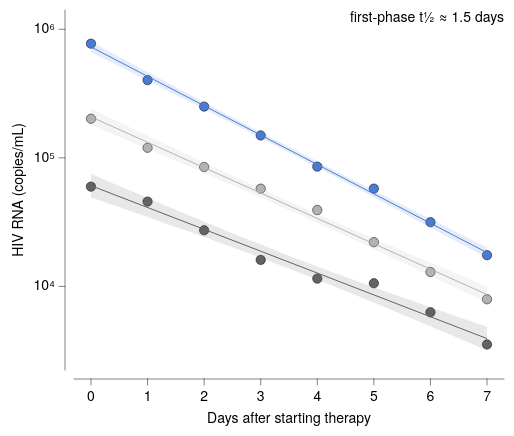

Vega-Lite specification stored for this chart:
### Vega-Lite specification from a JSON file in a GitHub repository (floating-point values rounded to 4 significant figures)
{"background": null, "config": {"arc": {"fill": "#DBDBDB", "fillOpacity": 1.0, "innerRadius": 45.0, "padAngle": 0.03, "stroke": "black", "strokeOpacity": 1, "strokeWidth": 0.25}, "area": {"fill": "#DBDBDB", "fillOpacity": 1.0, "stroke": "black", "strokeOpacity": 1, "strokeWidth": 0.25}, "axis": {"domain": true, "domainCap": "round", "domainColor": "black", "domainWidth": 0.25, "grid": false, "gridCap": "round", "gridColor": "#F1F1F1", "gridDash": [0, 0], "gridOpacity": 1.0, "gridWidth": 0.25, "labelColor": "black", "labelFont": "Helvetica Neue, HelveticaNeue, Helvetica, Arial, sans-serif", "labelFontSize": 7, "labelFontStyle": "normal", "labelFontWeight": 400, "offset": 4.5, "ticks": true, "tickCap": "round", "tickColor": "black", "tickRound": false, "tickSize": 3, "tickWidth": 0.25, "titleColor": "black", "titleFont": "Helvetica Neue, HelveticaNeue, Helvetica, Arial, sans-serif", "titleFontSize": 7, "titleFontStyle": "normal", "titleFontWeight": 400}, "axisX": {"domain": true, "labelAlign": "center", "labelAngle": 0, "labels": true, "ticks": true, "translate": 0}, "axisY": {"domain": true, "labelAlign": "right", "labelAngle": 0, "labels": true, "ticks": true, "translate": 0}, "axisRight": {"domain": true, "labelAlign": "left", "labelAngle": 0, "labels": true, "ticks": true, "translate": 0}, "axisTop": {"domain": true, "labelAlign": "center", "labelAngle": 0, "labels": true, "ticks": true, "translate": 0}, "axisBand": {"tickOffset": 0}, "bar": {"fill": "#DBDBDB", "fillOpacity": 1.0, "stroke": "black", "strokeOpacity": 1, "strokeWidth": 0.25}, "boxplot": {"size": 16.2, "ticks": {"cornerRadius": 0.25, "fill": "black", "opacity": 1, "size": 8.1, "thickness": 0.25}, "box": {"fillOpacity": 1.0, "stroke": "black", "strokeOpacity": 1, "strokeWidth": 0.25}, "median": {"cornerRadius": 0, "fill": "black", "fillOpacity": 1.0, "opacity": 1, "size": 16.2, "thickness": 0.25}, "rule": {"fill": "black", "fillOpacity": 1.0, "size": 18.0, "stroke": "black", "strokeDash": [0, 0], "strokeOpacity": 1, "strokeWidth": 0.25}, "outliers": {"color": "black", "fill": "black", "fillOpacity": 1.0, "size": 0, "stroke": "black", "strokeOpacity": 1, "strokeWidth": 0.25}}, "circle": {"fill": "black", "fillOpacity": 1.0, "size": 2.25, "stroke": null, "strokeOpacity": 1, "strokeWidth": 0.25}, "errorband": {"band": {"fillOpacity": 0.6, "stroke": null, "strokeWidth": 0.25, "strokeOpacity": 1}, "borders": {"opacity": 0, "strokeOpacity": 0.25, "strokeWidth": 1}}, "errorbar": {"opacity": 1, "rule": {"strokeDash": [0, 0], "strokeWidth": 0.25}, "ticks": {"color": "black", "cornerRadius": 0.125, "opacity": 1, "size": 10.8, "thickness": 0.25}, "thickness": 0.25}, "font": "Helvetica Neue, HelveticaNeue, Helvetica, Arial, sans-serif", "geoshape": {"fill": "#DBDBDB", "fillOpacity": 1.0, "stroke": "black", "strokeOpacity": 1, "strokeWidth": 0.25}, "header": {"labelColor": "black", "labelFont": "Helvetica Neue, HelveticaNeue, Helvetica, Arial, sans-serif", "labelFontSize": 7, "labelFontStyle": "normal", "labelFontWeight": 400, "titleColor": "black", "titleFont": "Helvetica Neue, HelveticaNeue, Helvetica, Arial, sans-serif", "titleFontSize": 7, "titleFontStyle": "normal", "titleFontWeight": 400, "titlePadding": 0}, "legend": {"disable": false, "offset": 4.5, "titlePadding": 4, "labelOffset": 2, "gradientLabelOffset": 2, "gradientLength": 90.0, "gradientThickness": 9.0, "gradientOpacity": 1.0, "gradientStrokeColor": "black", "gradientStrokeWidth": 0.25, "labelColor": "black", "labelFont": "Helvetica Neue, HelveticaNeue, Helvetica, Arial, sans-serif", "labelFontSize": 7, "labelFontStyle": "normal", "labelFontWeight": 400, "strokeColor": "black", "strokeWidth": 0, "symbolSize": 42, "symbolStrokeColor": "black", "symbolStrokeWidth": 0.25, "titleColor": "black", "titleFont": "Helvetica Neue, HelveticaNeue, Helvetica, Arial, sans-serif", "titleFontSize": 7, "titleFontStyle": "normal", "titleFontWeight": 400}, "line": {"color": "black", "stroke": "black", "strokeCap": "butt", "strokeDash": [0, 0], "strokeOpacity": 1, "strokeWidth": 0.5}, "point": {"filled": true, "fill": "#DBDBDB", "fillOpacity": 1.0, "size": 9.0, "stroke": "black", "strokeOpacity": 1, "strokeWidth": 0.25}, "range": {"category": ["#B2B2B2", "#636363", "#4A7CD3", "#008542", "#382864", "#509F98", "#284F93", "#005226", "#A398D6", "#173633"], "diverging": {"scheme": ["#443E60", "#5F597E", "#7C759B", "#9994B6", "#B7B4CC", "#D6D5DC", "#F6F6F6", "#D1DAD9", "#A4C2BF", "#7AA9A4", "#578E89", "#37736E", "#1B5954"]}, "heatmap": {"scheme": ["#32022B", "#43044D", "#4C196E", "#4D338C", "#484DA6", "#3A68BB", "#1D83CA", "#1D9CCB", "#23B5C9", "#28CDC5", "#4DE0B4", "#91EE9F"]}, "ordinal": {"scheme": ["#F1F1F1", "#DBDBDB", "#C6C6C6", "#B2B2B2", "#9D9D9D", "#898989", "#767676", "#636363", "#515151", "#404040", "#2F2F2F", "#1F1F1F"]}, "ramp": {"scheme": ["#32022B", "#43044D", "#4C196E", "#4D338C", "#484DA6", "#3A68BB", "#1D83CA", "#1D9CCB", "#23B5C9", "#28CDC5", "#4DE0B4", "#91EE9F"]}}, "rule": {"color": "black", "stroke": "black", "strokeCap": "round", "strokeDash": [2, 2], "strokeOpacity": 1, "strokeWidth": 0.25}, "scale": {"bandPaddingInner": 0.1, "bandPaddingOuter": 0.1, "round": false}, "rect": {"fill": "#DBDBDB", "fillOpacity": 1.0, "stroke": "black", "strokeOpacity": 1, "strokeWidth": 0.25}, "square": {"fill": "#DBDBDB", "fillOpacity": 1.0, "size": 18.0, "stroke": "black", "strokeOpacity": 1, "strokeWidth": 0.25}, "text": {"color": "black", "font": "Helvetica Neue, HelveticaNeue, Helvetica, Arial, sans-serif", "fontSize": 7, "fontStyle": "normal", "fontWeight": 400}, "tick": {"color": "black", "cornerRadius": 0.125, "opacity": 1.0, "size": 16.2, "thickness": 0.25}, "title": {"anchor": "middle", "frame": "group", "color": "black", "font": "Helvetica Neue, HelveticaNeue, Helvetica, Arial, sans-serif", "fontSize": 7, "fontStyle": "normal", "fontWeight": 400, "subtitleColor": "black", "subtitleFont": "Helvetica Neue, HelveticaNeue, Helvetica, Arial, sans-serif", "subtitleFontSize": "Helvetica Neue, HelveticaNeue, Helvetica, Arial, sans-serif", "subtitleFontStyle": "normal", "subtitleFontWeight": 400}, "trail": {"color": "black", "opacity": 1, "size": 0.5}, "view": {"continuousWidth": 215, "continuousHeight": 180, "discreteWidth": 215, "discreteHeight": 180, "fill": null, "stroke": null, "strokeWidth": 0.25}}, "layer": [{"data": {"name": "data-87082866d6f1b046f55e37424bfe66d4"}, "mark": {"type": "point", "filled": true, "size": 22}, "encoding": {"color": {"field": "patient", "title": null, "type": "nominal"}, "x": {"field": "day", "scale": {"domain": [-0.3, 7.3], "nice": false}, "title": "Days after starting therapy", "type": "quantitative"}, "y": {"axis": {"labelExpr": "'10' + ['⁰','¹','²','³','⁴','⁵','⁶','⁷','⁸','⁹'][round(datum.value)]", "title": "HIV RNA (copies/mL)", "values": [4, 5, 6]}, "field": "log_vl", "scale": {"domain": [3.35, 6.15], "nice": false}, "type": "quantitative"}}}, {"layer": [{"data": {"name": "data-40f9839d0f7272878175bd5ca40f3bca"}, "mark": {"type": "area", "fillOpacity": 0.15, "stroke": null, "strokeWidth": 0}, "encoding": {"color": {"field": "patient", "legend": null, "type": "nominal"}, "x": {"field": "day", "type": "quantitative"}, "y": {"field": "log_vl", "type": "quantitative"}, "y2": {"field": "__ci_hi"}}, "name": "__dysonsphere_8ee8bfa5de14d878_35"}, {"data": {"name": "data-6902644388025dc489fbc14b0cec7e0a"}, "mark": {"type": "line"}, "encoding": {"color": {"field": "patient", "legend": null, "type": "nominal"}, "x": {"field": "day", "type": "quantitative"}, "y": {"field": "log_vl", "type": "quantitative"}}}, {"data": {"name": "data-39a879d12e2f87238ceb06f9b2695a57"}, "mark": {"type": "area", "fillOpacity": 0.15, "stroke": null, "strokeWidth": 0}, "encoding": {"color": {"field": "patient", "legend": null, "type": "nominal"}, "x": {"field": "day", "type": "quantitative"}, "y": {"field": "log_vl", "type": "quantitative"}, "y2": {"field": "__ci_hi"}}, "name": "__dysonsphere_332babd8333341a8_36"}, {"data": {"name": "data-64a614270c06d12e313e02effcd69ffb"}, "mark": {"type": "line"}, "encoding": {"color": {"field": "patient", "legend": null, "type": "nominal"}, "x": {"field": "day", "type": "quantitative"}, "y": {"field": "log_vl", "type": "quantitative"}}}, {"data": {"name": "data-7095b5f6bdcb78408bdec3aeca9f2d0a"}, "mark": {"type": "area", "fillOpacity": 0.15, "stroke": null, "strokeWidth": 0}, "encoding": {"color": {"field": "patient", "legend": null, "type": "nominal"}, "x": {"field": "day", "type": "quantitative"}, "y": {"field": "log_vl", "type": "quantitative"}, "y2": {"field": "__ci_hi"}}, "name": "__dysonsphere_e827426883289535_37"}, {"data": {"name": "data-464a61ed029cc4b9aabb812220408f1d"}, "mark": {"type": "line"}, "encoding": {"color": {"field": "patient", "legend": null, "type": "nominal"}, "x": {"field": "day", "type": "quantitative"}, "y": {"field": "log_vl", "type": "quantitative"}}}]}, {"data": {"values": [{"__dysonsphere__": 1}]}, "mark": {"type": "text", "align": "right", "angle": 0, "baseline": "top", "dx": 0, "dy": 0, "opacity": 1.0}, "encoding": {"text": {"value": "first-phase t½ ≈ 1.5 days"}, "x": {"value": 215}, "y": {"value": 0}}}], "$schema": "https://vega.github.io/schema/vega-lite/v6.4.1.json", "datasets": {"data-87082866d6f1b046f55e37424bfe66d4": [{"patient": "Patient 1", "day": 0.0, "vl": 201400.0, "log_vl": 5.304}, {"patient": "Patient 1", "day": 1.0, "vl": 119800.0, "log_vl": 5.078}, {"patient": "Patient 1", "day": 2.0, "vl": 84950.0, "log_vl": 4.929}, {"patient": "Patient 1", "day": 3.0, "vl": 57600.0, "log_vl": 4.76}, {"patient": "Patient 1", "day": 4.0, "vl": 39260.0, "log_vl": 4.594}, {"patient": "Patient 1", "day": 5.0, "vl": 22090.0, "log_vl": 4.344}, {"patient": "Patient 1", "day": 6.0, "vl": 12940.0, "log_vl": 4.112}, {"patient": "Patient 1", "day": 7.0, "vl": 7946.0, "log_vl": 3.9}, {"patient": "Patient 2", "day": 0.0, "vl": 59720.0, "log_vl": 4.776}, {"patient": "Patient 2", "day": 1.0, "vl": 45710.0, "log_vl": 4.66}, {"patient": "Patient 2", "day": 2.0, "vl": 27320.0, "log_vl": 4.437}, {"patient": "Patient 2", "day": 3.0, "vl": 16070.0, "log_vl": 4.206}, {"patient": "Patient 2", "day": 4.0, "vl": 11500.0, "log_vl": 4.061}, {"patient": "Patient 2", "day": 5.0, "vl": 10580.0, "log_vl": 4.025}, {"patient": "Patient 2", "day": 6.0, "vl": 6301.0, "log_vl": 3.799}, {"patient": "Patient 2", "day": 7.0, "vl": 3536.0, "log_vl": 3.549}, {"patient": "Patient 3", "day": 0.0, "vl": 772900.0, "log_vl": 5.888}, {"patient": "Patient 3", "day": 1.0, "vl": 402700.0, "log_vl": 5.605}, {"patient": "Patient 3", "day": 2.0, "vl": 250600.0, "log_vl": 5.399}, {"patient": "Patient 3", "day": 3.0, "vl": 149300.0, "log_vl": 5.174}, {"patient": "Patient 3", "day": 4.0, "vl": 85460.0, "log_vl": 4.932}, {"patient": "Patient 3", "day": 5.0, "vl": 57640.0, "log_vl": 4.761}, {"patient": "Patient 3", "day": 6.0, "vl": 31600.0, "log_vl": 4.5}, {"patient": "Patient 3", "day": 7.0, "vl": 17500.0, "log_vl": 4.243}], "data-40f9839d0f7272878175bd5ca40f3bca": [{"day": 0.0, "log_vl": 5.256, "__ci_hi": 5.381, "patient": "Patient 1", "__dysonsphere__": 1}, {"day": 0.1111, "log_vl": 5.236, "__ci_hi": 5.358, "patient": "Patient 1", "__dysonsphere__": 1}, {"day": 0.2222, "log_vl": 5.215, "__ci_hi": 5.335, "patient": "Patient 1", "__dysonsphere__": 1}, {"day": 0.3333, "log_vl": 5.194, "__ci_hi": 5.311, "patient": "Patient 1", "__dysonsphere__": 1}, {"day": 0.4444, "log_vl": 5.174, "__ci_hi": 5.288, "patient": "Patient 1", "__dysonsphere__": 1}, {"day": 0.5556, "log_vl": 5.153, "__ci_hi": 5.265, "patient": "Patient 1", "__dysonsphere__": 1}, {"day": 0.6667, "log_vl": 5.133, "__ci_hi": 5.242, "patient": "Patient 1", "__dysonsphere__": 1}, {"day": 0.7778, "log_vl": 5.112, "__ci_hi": 5.218, "patient": "Patient 1", "__dysonsphere__": 1}, {"day": 0.8889, "log_vl": 5.091, "__ci_hi": 5.195, "patient": "Patient 1", "__dysonsphere__": 1}, {"day": 1.0, "log_vl": 5.071, "__ci_hi": 5.172, "patient": "Patient 1", "__dysonsphere__": 1}, {"day": 1.111, "log_vl": 5.05, "__ci_hi": 5.149, "patient": "Patient 1", "__dysonsphere__": 1}, {"day": 1.222, "log_vl": 5.029, "__ci_hi": 5.126, "patient": "Patient 1", "__dysonsphere__": 1}, {"day": 1.333, "log_vl": 5.008, "__ci_hi": 5.103, "patient": "Patient 1", "__dysonsphere__": 1}, {"day": 1.444, "log_vl": 4.987, "__ci_hi": 5.08, "patient": "Patient 1", "__dysonsphere__": 1}, {"day": 1.556, "log_vl": 4.967, "__ci_hi": 5.057, "patient": "Patient 1", "__dysonsphere__": 1}, {"day": 1.667, "log_vl": 4.946, "__ci_hi": 5.034, "patient": "Patient 1", "__dysonsphere__": 1}, {"day": 1.778, "log_vl": 4.925, "__ci_hi": 5.011, "patient": "Patient 1", "__dysonsphere__": 1}, {"day": 1.889, "log_vl": 4.904, "__ci_hi": 4.988, "patient": "Patient 1", "__dysonsphere__": 1}, {"day": 2.0, "log_vl": 4.883, "__ci_hi": 4.965, "patient": "Patient 1", "__dysonsphere__": 1}, {"day": 2.111, "log_vl": 4.862, "__ci_hi": 4.942, "patient": "Patient 1", "__dysonsphere__": 1}, {"day": 2.222, "log_vl": 4.841, "__ci_hi": 4.919, "patient": "Patient 1", "__dysonsphere__": 1}, {"day": 2.333, "log_vl": 4.82, "__ci_hi": 4.897, "patient": "Patient 1", "__dysonsphere__": 1}, {"day": 2.444, "log_vl": 4.798, "__ci_hi": 4.874, "patient": "Patient 1", "__dysonsphere__": 1}, {"day": 2.556, "log_vl": 4.777, "__ci_hi": 4.851, "patient": "Patient 1", "__dysonsphere__": 1}, {"day": 2.667, "log_vl": 4.756, "__ci_hi": 4.829, "patient": "Patient 1", "__dysonsphere__": 1}, {"day": 2.778, "log_vl": 4.734, "__ci_hi": 4.806, "patient": "Patient 1", "__dysonsphere__": 1}, {"day": 2.889, "log_vl": 4.713, "__ci_hi": 4.784, "patient": "Patient 1", "__dysonsphere__": 1}, {"day": 3.0, "log_vl": 4.691, "__ci_hi": 4.762, "patient": "Patient 1", "__dysonsphere__": 1}, {"day": 3.111, "log_vl": 4.67, "__ci_hi": 4.739, "patient": "Patient 1", "__dysonsphere__": 1}, {"day": 3.222, "log_vl": 4.648, "__ci_hi": 4.717, "patient": "Patient 1", "__dysonsphere__": 1}, {"day": 3.333, "log_vl": 4.626, "__ci_hi": 4.695, "patient": "Patient 1", "__dysonsphere__": 1}, {"day": 3.444, "log_vl": 4.604, "__ci_hi": 4.673, "patient": "Patient 1", "__dysonsphere__": 1}, {"day": 3.556, "log_vl": 4.583, "__ci_hi": 4.651, "patient": "Patient 1", "__dysonsphere__": 1}, {"day": 3.667, "log_vl": 4.56, "__ci_hi": 4.629, "patient": "Patient 1", "__dysonsphere__": 1}, {"day": 3.778, "log_vl": 4.538, "__ci_hi": 4.608, "patient": "Patient 1", "__dysonsphere__": 1}, {"day": 3.889, "log_vl": 4.516, "__ci_hi": 4.586, "patient": "Patient 1", "__dysonsphere__": 1}, {"day": 4.0, "log_vl": 4.494, "__ci_hi": 4.564, "patient": "Patient 1", "__dysonsphere__": 1}, {"day": 4.111, "log_vl": 4.472, "__ci_hi": 4.543, "patient": "Patient 1", "__dysonsphere__": 1}, {"day": 4.222, "log_vl": 4.449, "__ci_hi": 4.521, "patient": "Patient 1", "__dysonsphere__": 1}, {"day": 4.333, "log_vl": 4.427, "__ci_hi": 4.5, "patient": "Patient 1", "__dysonsphere__": 1}, {"day": 4.444, "log_vl": 4.404, "__ci_hi": 4.478, "patient": "Patient 1", "__dysonsphere__": 1}, {"day": 4.556, "log_vl": 4.382, "__ci_hi": 4.457, "patient": "Patient 1", "__dysonsphere__": 1}, {"day": 4.667, "log_vl": 4.359, "__ci_hi": 4.436, "patient": "Patient 1", "__dysonsphere__": 1}, {"day": 4.778, "log_vl": 4.336, "__ci_hi": 4.415, "patient": "Patient 1", "__dysonsphere__": 1}, {"day": 4.889, "log_vl": 4.313, "__ci_hi": 4.394, "patient": "Patient 1", "__dysonsphere__": 1}, {"day": 5.0, "log_vl": 4.291, "__ci_hi": 4.373, "patient": "Patient 1", "__dysonsphere__": 1}, {"day": 5.111, "log_vl": 4.268, "__ci_hi": 4.352, "patient": "Patient 1", "__dysonsphere__": 1}, {"day": 5.222, "log_vl": 4.245, "__ci_hi": 4.331, "patient": "Patient 1", "__dysonsphere__": 1}, {"day": 5.333, "log_vl": 4.222, "__ci_hi": 4.31, "patient": "Patient 1", "__dysonsphere__": 1}, {"day": 5.444, "log_vl": 4.199, "__ci_hi": 4.289, "patient": "Patient 1", "__dysonsphere__": 1}, {"day": 5.556, "log_vl": 4.176, "__ci_hi": 4.268, "patient": "Patient 1", "__dysonsphere__": 1}, {"day": 5.667, "log_vl": 4.153, "__ci_hi": 4.247, "patient": "Patient 1", "__dysonsphere__": 1}, {"day": 5.778, "log_vl": 4.13, "__ci_hi": 4.227, "patient": "Patient 1", "__dysonsphere__": 1}, {"day": 5.889, "log_vl": 4.107, "__ci_hi": 4.206, "patient": "Patient 1", "__dysonsphere__": 1}, {"day": 6.0, "log_vl": 4.083, "__ci_hi": 4.185, "patient": "Patient 1", "__dysonsphere__": 1}, {"day": 6.111, "log_vl": 4.06, "__ci_hi": 4.164, "patient": "Patient 1", "__dysonsphere__": 1}, {"day": 6.222, "log_vl": 4.037, "__ci_hi": 4.144, "patient": "Patient 1", "__dysonsphere__": 1}, {"day": 6.333, "log_vl": 4.014, "__ci_hi": 4.123, "patient": "Patient 1", "__dysonsphere__": 1}, {"day": 6.444, "log_vl": 3.991, "__ci_hi": 4.102, "patient": "Patient 1", "__dysonsphere__": 1}, {"day": 6.556, "log_vl": 3.967, "__ci_hi": 4.082, "patient": "Patient 1", "__dysonsphere__": 1}, {"day": 6.667, "log_vl": 3.944, "__ci_hi": 4.061, "patient": "Patient 1", "__dysonsphere__": 1}, {"day": 6.778, "log_vl": 3.921, "__ci_hi": 4.041, "patient": "Patient 1", "__dysonsphere__": 1}, {"day": 6.889, "log_vl": 3.898, "__ci_hi": 4.02, "patient": "Patient 1", "__dysonsphere__": 1}, {"day": 7.0, "log_vl": 3.874, "__ci_hi": 4.0, "patient": "Patient 1", "__dysonsphere__": 1}], "data-6902644388025dc489fbc14b0cec7e0a": [{"day": 0.0, "log_vl": 5.319, "patient": "Patient 1", "__dysonsphere__": 1}, {"day": 7.0, "log_vl": 3.937, "patient": "Patient 1", "__dysonsphere__": 1}], "data-39a879d12e2f87238ceb06f9b2695a57": [{"day": 0.0, "log_vl": 4.692, "__ci_hi": 4.876, "patient": "Patient 2", "__dysonsphere__": 1}, {"day": 0.1111, "log_vl": 4.675, "__ci_hi": 4.855, "patient": "Patient 2", "__dysonsphere__": 1}, {"day": 0.2222, "log_vl": 4.658, "__ci_hi": 4.834, "patient": "Patient 2", "__dysonsphere__": 1}, {"day": 0.3333, "log_vl": 4.642, "__ci_hi": 4.813, "patient": "Patient 2", "__dysonsphere__": 1}, {"day": 0.4444, "log_vl": 4.625, "__ci_hi": 4.792, "patient": "Patient 2", "__dysonsphere__": 1}, {"day": 0.5556, "log_vl": 4.608, "__ci_hi": 4.771, "patient": "Patient 2", "__dysonsphere__": 1}, {"day": 0.6667, "log_vl": 4.591, "__ci_hi": 4.75, "patient": "Patient 2", "__dysonsphere__": 1}, {"day": 0.7778, "log_vl": 4.574, "__ci_hi": 4.73, "patient": "Patient 2", "__dysonsphere__": 1}, {"day": 0.8889, "log_vl": 4.557, "__ci_hi": 4.709, "patient": "Patient 2", "__dysonsphere__": 1}, {"day": 1.0, "log_vl": 4.54, "__ci_hi": 4.688, "patient": "Patient 2", "__dysonsphere__": 1}, {"day": 1.111, "log_vl": 4.522, "__ci_hi": 4.668, "patient": "Patient 2", "__dysonsphere__": 1}, {"day": 1.222, "log_vl": 4.505, "__ci_hi": 4.647, "patient": "Patient 2", "__dysonsphere__": 1}, {"day": 1.333, "log_vl": 4.488, "__ci_hi": 4.626, "patient": "Patient 2", "__dysonsphere__": 1}, {"day": 1.444, "log_vl": 4.471, "__ci_hi": 4.606, "patient": "Patient 2", "__dysonsphere__": 1}, {"day": 1.556, "log_vl": 4.454, "__ci_hi": 4.585, "patient": "Patient 2", "__dysonsphere__": 1}, {"day": 1.667, "log_vl": 4.436, "__ci_hi": 4.565, "patient": "Patient 2", "__dysonsphere__": 1}, {"day": 1.778, "log_vl": 4.419, "__ci_hi": 4.545, "patient": "Patient 2", "__dysonsphere__": 1}, {"day": 1.889, "log_vl": 4.401, "__ci_hi": 4.524, "patient": "Patient 2", "__dysonsphere__": 1}, {"day": 2.0, "log_vl": 4.384, "__ci_hi": 4.504, "patient": "Patient 2", "__dysonsphere__": 1}, {"day": 2.111, "log_vl": 4.366, "__ci_hi": 4.484, "patient": "Patient 2", "__dysonsphere__": 1}, {"day": 2.222, "log_vl": 4.349, "__ci_hi": 4.464, "patient": "Patient 2", "__dysonsphere__": 1}, {"day": 2.333, "log_vl": 4.331, "__ci_hi": 4.444, "patient": "Patient 2", "__dysonsphere__": 1}, {"day": 2.444, "log_vl": 4.313, "__ci_hi": 4.424, "patient": "Patient 2", "__dysonsphere__": 1}, {"day": 2.556, "log_vl": 4.295, "__ci_hi": 4.404, "patient": "Patient 2", "__dysonsphere__": 1}, {"day": 2.667, "log_vl": 4.277, "__ci_hi": 4.384, "patient": "Patient 2", "__dysonsphere__": 1}, {"day": 2.778, "log_vl": 4.259, "__ci_hi": 4.364, "patient": "Patient 2", "__dysonsphere__": 1}, {"day": 2.889, "log_vl": 4.241, "__ci_hi": 4.345, "patient": "Patient 2", "__dysonsphere__": 1}, {"day": 3.0, "log_vl": 4.223, "__ci_hi": 4.325, "patient": "Patient 2", "__dysonsphere__": 1}, {"day": 3.111, "log_vl": 4.204, "__ci_hi": 4.306, "patient": "Patient 2", "__dysonsphere__": 1}, {"day": 3.222, "log_vl": 4.186, "__ci_hi": 4.287, "patient": "Patient 2", "__dysonsphere__": 1}, {"day": 3.333, "log_vl": 4.167, "__ci_hi": 4.268, "patient": "Patient 2", "__dysonsphere__": 1}, {"day": 3.444, "log_vl": 4.148, "__ci_hi": 4.249, "patient": "Patient 2", "__dysonsphere__": 1}, {"day": 3.556, "log_vl": 4.129, "__ci_hi": 4.23, "patient": "Patient 2", "__dysonsphere__": 1}, {"day": 3.667, "log_vl": 4.11, "__ci_hi": 4.211, "patient": "Patient 2", "__dysonsphere__": 1}, {"day": 3.778, "log_vl": 4.091, "__ci_hi": 4.192, "patient": "Patient 2", "__dysonsphere__": 1}, {"day": 3.889, "log_vl": 4.072, "__ci_hi": 4.174, "patient": "Patient 2", "__dysonsphere__": 1}, {"day": 4.0, "log_vl": 4.053, "__ci_hi": 4.155, "patient": "Patient 2", "__dysonsphere__": 1}, {"day": 4.111, "log_vl": 4.033, "__ci_hi": 4.137, "patient": "Patient 2", "__dysonsphere__": 1}, {"day": 4.222, "log_vl": 4.014, "__ci_hi": 4.119, "patient": "Patient 2", "__dysonsphere__": 1}, {"day": 4.333, "log_vl": 3.994, "__ci_hi": 4.101, "patient": "Patient 2", "__dysonsphere__": 1}, {"day": 4.444, "log_vl": 3.974, "__ci_hi": 4.083, "patient": "Patient 2", "__dysonsphere__": 1}, {"day": 4.556, "log_vl": 3.954, "__ci_hi": 4.065, "patient": "Patient 2", "__dysonsphere__": 1}, {"day": 4.667, "log_vl": 3.934, "__ci_hi": 4.047, "patient": "Patient 2", "__dysonsphere__": 1}, {"day": 4.778, "log_vl": 3.914, "__ci_hi": 4.029, "patient": "Patient 2", "__dysonsphere__": 1}, {"day": 4.889, "log_vl": 3.894, "__ci_hi": 4.012, "patient": "Patient 2", "__dysonsphere__": 1}, {"day": 5.0, "log_vl": 3.874, "__ci_hi": 3.994, "patient": "Patient 2", "__dysonsphere__": 1}, {"day": 5.111, "log_vl": 3.854, "__ci_hi": 3.977, "patient": "Patient 2", "__dysonsphere__": 1}, {"day": 5.222, "log_vl": 3.833, "__ci_hi": 3.959, "patient": "Patient 2", "__dysonsphere__": 1}, {"day": 5.333, "log_vl": 3.813, "__ci_hi": 3.942, "patient": "Patient 2", "__dysonsphere__": 1}, {"day": 5.444, "log_vl": 3.793, "__ci_hi": 3.924, "patient": "Patient 2", "__dysonsphere__": 1}, {"day": 5.556, "log_vl": 3.772, "__ci_hi": 3.907, "patient": "Patient 2", "__dysonsphere__": 1}, {"day": 5.667, "log_vl": 3.752, "__ci_hi": 3.89, "patient": "Patient 2", "__dysonsphere__": 1}, {"day": 5.778, "log_vl": 3.731, "__ci_hi": 3.873, "patient": "Patient 2", "__dysonsphere__": 1}, {"day": 5.889, "log_vl": 3.71, "__ci_hi": 3.856, "patient": "Patient 2", "__dysonsphere__": 1}, {"day": 6.0, "log_vl": 3.69, "__ci_hi": 3.838, "patient": "Patient 2", "__dysonsphere__": 1}, {"day": 6.111, "log_vl": 3.669, "__ci_hi": 3.821, "patient": "Patient 2", "__dysonsphere__": 1}, {"day": 6.222, "log_vl": 3.648, "__ci_hi": 3.804, "patient": "Patient 2", "__dysonsphere__": 1}, {"day": 6.333, "log_vl": 3.628, "__ci_hi": 3.787, "patient": "Patient 2", "__dysonsphere__": 1}, {"day": 6.444, "log_vl": 3.607, "__ci_hi": 3.77, "patient": "Patient 2", "__dysonsphere__": 1}, {"day": 6.556, "log_vl": 3.586, "__ci_hi": 3.753, "patient": "Patient 2", "__dysonsphere__": 1}, {"day": 6.667, "log_vl": 3.565, "__ci_hi": 3.737, "patient": "Patient 2", "__dysonsphere__": 1}, {"day": 6.778, "log_vl": 3.544, "__ci_hi": 3.72, "patient": "Patient 2", "__dysonsphere__": 1}, {"day": 6.889, "log_vl": 3.523, "__ci_hi": 3.703, "patient": "Patient 2", "__dysonsphere__": 1}, {"day": 7.0, "log_vl": 3.502, "__ci_hi": 3.686, "patient": "Patient 2", "__dysonsphere__": 1}], "data-64a614270c06d12e313e02effcd69ffb": [{"day": 0.0, "log_vl": 4.784, "patient": "Patient 2", "__dysonsphere__": 1}, {"day": 7.0, "log_vl": 3.594, "patient": "Patient 2", "__dysonsphere__": 1}], "data-7095b5f6bdcb78408bdec3aeca9f2d0a": [{"day": 0.0, "log_vl": 5.822, "__ci_hi": 5.903, "patient": "Patient 3", "__dysonsphere__": 1}, {"day": 0.1111, "log_vl": 5.798, "__ci_hi": 5.877, "patient": "Patient 3", "__dysonsphere__": 1}, {"day": 0.2222, "log_vl": 5.773, "__ci_hi": 5.851, "patient": "Patient 3", "__dysonsphere__": 1}, {"day": 0.3333, "log_vl": 5.749, "__ci_hi": 5.824, "patient": "Patient 3", "__dysonsphere__": 1}, {"day": 0.4444, "log_vl": 5.724, "__ci_hi": 5.798, "patient": "Patient 3", "__dysonsphere__": 1}, {"day": 0.5556, "log_vl": 5.699, "__ci_hi": 5.772, "patient": "Patient 3", "__dysonsphere__": 1}, {"day": 0.6667, "log_vl": 5.675, "__ci_hi": 5.746, "patient": "Patient 3", "__dysonsphere__": 1}, {"day": 0.7778, "log_vl": 5.65, "__ci_hi": 5.719, "patient": "Patient 3", "__dysonsphere__": 1}, {"day": 0.8889, "log_vl": 5.626, "__ci_hi": 5.693, "patient": "Patient 3", "__dysonsphere__": 1}, {"day": 1.0, "log_vl": 5.601, "__ci_hi": 5.667, "patient": "Patient 3", "__dysonsphere__": 1}, {"day": 1.111, "log_vl": 5.577, "__ci_hi": 5.641, "patient": "Patient 3", "__dysonsphere__": 1}, {"day": 1.222, "log_vl": 5.552, "__ci_hi": 5.615, "patient": "Patient 3", "__dysonsphere__": 1}, {"day": 1.333, "log_vl": 5.527, "__ci_hi": 5.588, "patient": "Patient 3", "__dysonsphere__": 1}, {"day": 1.444, "log_vl": 5.503, "__ci_hi": 5.562, "patient": "Patient 3", "__dysonsphere__": 1}, {"day": 1.556, "log_vl": 5.478, "__ci_hi": 5.536, "patient": "Patient 3", "__dysonsphere__": 1}, {"day": 1.667, "log_vl": 5.453, "__ci_hi": 5.51, "patient": "Patient 3", "__dysonsphere__": 1}, {"day": 1.778, "log_vl": 5.428, "__ci_hi": 5.484, "patient": "Patient 3", "__dysonsphere__": 1}, {"day": 1.889, "log_vl": 5.404, "__ci_hi": 5.458, "patient": "Patient 3", "__dysonsphere__": 1}, {"day": 2.0, "log_vl": 5.379, "__ci_hi": 5.432, "patient": "Patient 3", "__dysonsphere__": 1}, {"day": 2.111, "log_vl": 5.354, "__ci_hi": 5.406, "patient": "Patient 3", "__dysonsphere__": 1}, {"day": 2.222, "log_vl": 5.329, "__ci_hi": 5.38, "patient": "Patient 3", "__dysonsphere__": 1}, {"day": 2.333, "log_vl": 5.304, "__ci_hi": 5.354, "patient": "Patient 3", "__dysonsphere__": 1}, {"day": 2.444, "log_vl": 5.279, "__ci_hi": 5.328, "patient": "Patient 3", "__dysonsphere__": 1}, {"day": 2.556, "log_vl": 5.254, "__ci_hi": 5.303, "patient": "Patient 3", "__dysonsphere__": 1}, {"day": 2.667, "log_vl": 5.229, "__ci_hi": 5.277, "patient": "Patient 3", "__dysonsphere__": 1}, {"day": 2.778, "log_vl": 5.204, "__ci_hi": 5.251, "patient": "Patient 3", "__dysonsphere__": 1}, {"day": 2.889, "log_vl": 5.179, "__ci_hi": 5.225, "patient": "Patient 3", "__dysonsphere__": 1}, {"day": 3.0, "log_vl": 5.154, "__ci_hi": 5.2, "patient": "Patient 3", "__dysonsphere__": 1}, {"day": 3.111, "log_vl": 5.129, "__ci_hi": 5.174, "patient": "Patient 3", "__dysonsphere__": 1}, {"day": 3.222, "log_vl": 5.104, "__ci_hi": 5.149, "patient": "Patient 3", "__dysonsphere__": 1}, {"day": 3.333, "log_vl": 5.078, "__ci_hi": 5.123, "patient": "Patient 3", "__dysonsphere__": 1}, {"day": 3.444, "log_vl": 5.053, "__ci_hi": 5.098, "patient": "Patient 3", "__dysonsphere__": 1}, {"day": 3.556, "log_vl": 5.028, "__ci_hi": 5.072, "patient": "Patient 3", "__dysonsphere__": 1}, {"day": 3.667, "log_vl": 5.002, "__ci_hi": 5.047, "patient": "Patient 3", "__dysonsphere__": 1}, {"day": 3.778, "log_vl": 4.977, "__ci_hi": 5.022, "patient": "Patient 3", "__dysonsphere__": 1}, {"day": 3.889, "log_vl": 4.951, "__ci_hi": 4.996, "patient": "Patient 3", "__dysonsphere__": 1}, {"day": 4.0, "log_vl": 4.926, "__ci_hi": 4.971, "patient": "Patient 3", "__dysonsphere__": 1}, {"day": 4.111, "log_vl": 4.9, "__ci_hi": 4.946, "patient": "Patient 3", "__dysonsphere__": 1}, {"day": 4.222, "log_vl": 4.874, "__ci_hi": 4.921, "patient": "Patient 3", "__dysonsphere__": 1}, {"day": 4.333, "log_vl": 4.849, "__ci_hi": 4.896, "patient": "Patient 3", "__dysonsphere__": 1}, {"day": 4.444, "log_vl": 4.823, "__ci_hi": 4.871, "patient": "Patient 3", "__dysonsphere__": 1}, {"day": 4.556, "log_vl": 4.797, "__ci_hi": 4.846, "patient": "Patient 3", "__dysonsphere__": 1}, {"day": 4.667, "log_vl": 4.771, "__ci_hi": 4.821, "patient": "Patient 3", "__dysonsphere__": 1}, {"day": 4.778, "log_vl": 4.745, "__ci_hi": 4.796, "patient": "Patient 3", "__dysonsphere__": 1}, {"day": 4.889, "log_vl": 4.719, "__ci_hi": 4.771, "patient": "Patient 3", "__dysonsphere__": 1}, {"day": 5.0, "log_vl": 4.693, "__ci_hi": 4.746, "patient": "Patient 3", "__dysonsphere__": 1}, {"day": 5.111, "log_vl": 4.667, "__ci_hi": 4.722, "patient": "Patient 3", "__dysonsphere__": 1}, {"day": 5.222, "log_vl": 4.641, "__ci_hi": 4.697, "patient": "Patient 3", "__dysonsphere__": 1}, {"day": 5.333, "log_vl": 4.615, "__ci_hi": 4.672, "patient": "Patient 3", "__dysonsphere__": 1}, {"day": 5.444, "log_vl": 4.589, "__ci_hi": 4.647, "patient": "Patient 3", "__dysonsphere__": 1}, {"day": 5.556, "log_vl": 4.563, "__ci_hi": 4.623, "patient": "Patient 3", "__dysonsphere__": 1}, {"day": 5.667, "log_vl": 4.537, "__ci_hi": 4.598, "patient": "Patient 3", "__dysonsphere__": 1}, {"day": 5.778, "log_vl": 4.511, "__ci_hi": 4.573, "patient": "Patient 3", "__dysonsphere__": 1}, {"day": 5.889, "log_vl": 4.485, "__ci_hi": 4.549, "patient": "Patient 3", "__dysonsphere__": 1}, {"day": 6.0, "log_vl": 4.458, "__ci_hi": 4.524, "patient": "Patient 3", "__dysonsphere__": 1}, {"day": 6.111, "log_vl": 4.432, "__ci_hi": 4.5, "patient": "Patient 3", "__dysonsphere__": 1}, {"day": 6.222, "log_vl": 4.406, "__ci_hi": 4.475, "patient": "Patient 3", "__dysonsphere__": 1}, {"day": 6.333, "log_vl": 4.38, "__ci_hi": 4.45, "patient": "Patient 3", "__dysonsphere__": 1}, {"day": 6.444, "log_vl": 4.354, "__ci_hi": 4.426, "patient": "Patient 3", "__dysonsphere__": 1}, {"day": 6.556, "log_vl": 4.327, "__ci_hi": 4.401, "patient": "Patient 3", "__dysonsphere__": 1}, {"day": 6.667, "log_vl": 4.301, "__ci_hi": 4.377, "patient": "Patient 3", "__dysonsphere__": 1}, {"day": 6.778, "log_vl": 4.275, "__ci_hi": 4.352, "patient": "Patient 3", "__dysonsphere__": 1}, {"day": 6.889, "log_vl": 4.248, "__ci_hi": 4.328, "patient": "Patient 3", "__dysonsphere__": 1}, {"day": 7.0, "log_vl": 4.222, "__ci_hi": 4.303, "patient": "Patient 3", "__dysonsphere__": 1}], "data-464a61ed029cc4b9aabb812220408f1d": [{"day": 0.0, "log_vl": 5.863, "patient": "Patient 3", "__dysonsphere__": 1}, {"day": 7.0, "log_vl": 4.263, "patient": "Patient 3", "__dysonsphere__": 1}]}}
